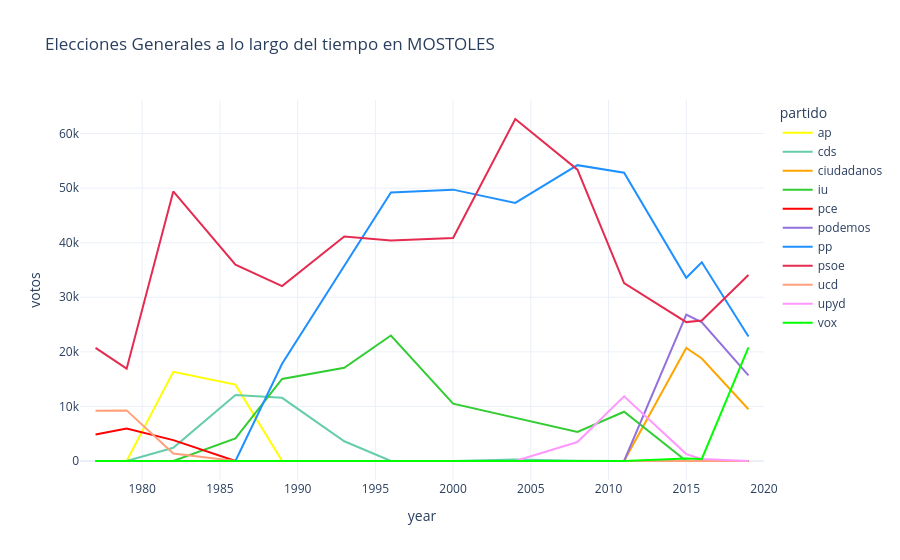

Notebook source saved alongside this figure:
### Code cell
## GRAFICO --------------------
fig_town_lines = px.line(df_party_series, x="year", y="votos", color="partido", line_group="partido", hover_name="partido",
        line_shape="linear", render_mode="svg", color_discrete_map=color_map,range_x=[1976,2020],template="plotly_white",
        title= f"Elecciones Generales a lo largo del tiempo en {nombre_municipio}")
fig_town_lines.show()

### Figure 1 — Plotly figure (JSON) as saved in the notebook; plotly's stock layout.template omitted (floating-point values rounded to 4 significant figures)
{"data": [{"hovertemplate": "<b>%{hovertext}</b><br><br>partido=ap<br>year=%{x}<br>votos=%{y}<extra></extra>", "hovertext": ["ap", "ap", "ap", "ap", "ap", "ap", "ap", "ap", "ap", "ap", "ap", "ap", "ap", "ap"], "legendgroup": "ap", "line": {"color": "#FFFF00", "dash": "solid", "shape": "linear"}, "mode": "lines", "name": "ap", "orientation": "v", "showlegend": true, "type": "scatter", "x": [1977, 1979, 1982, 1986, 1989, 1993, 1996, 2000, 2004, 2008, 2011, 2015, 2016, 2019], "xaxis": "x", "y": [0, 0, 16342, 13997, 0, 0, 0, 0, 0, 0, 0, 0, 0, 0], "yaxis": "y"}, {"hovertemplate": "<b>%{hovertext}</b><br><br>partido=cds<br>year=%{x}<br>votos=%{y}<extra></extra>", "hovertext": ["cds", "cds", "cds", "cds", "cds", "cds", "cds", "cds", "cds", "cds", "cds", "cds", "cds", "cds"], "legendgroup": "cds", "line": {"color": "#66CDAA", "dash": "solid", "shape": "linear"}, "mode": "lines", "name": "cds", "orientation": "v", "showlegend": true, "type": "scatter", "x": [1977, 1979, 1982, 1986, 1989, 1993, 1996, 2000, 2004, 2008, 2011, 2015, 2016, 2019], "xaxis": "x", "y": [0, 0, 2413, 12099, 11577, 3617, 0, 0, 297, 47, 0, 0, 0, 0], "yaxis": "y"}, {"hovertemplate": "<b>%{hovertext}</b><br><br>partido=ciudadanos<br>year=%{x}<br>votos=%{y}<extra></extra>", "hovertext": ["ciudadanos", "ciudadanos", "ciudadanos", "ciudadanos", "ciudadanos", "ciudadanos", "ciudadanos", "ciudadanos", "ciudadanos", "ciudadanos", "ciudadanos", "ciudadanos", "ciudadanos", "ciudadanos"], "legendgroup": "ciudadanos", "line": {"color": "#FFA500", "dash": "solid", "shape": "linear"}, "mode": "lines", "name": "ciudadanos", "orientation": "v", "showlegend": true, "type": "scatter", "x": [1977, 1979, 1982, 1986, 1989, 1993, 1996, 2000, 2004, 2008, 2011, 2015, 2016, 2019], "xaxis": "x", "y": [0, 0, 0, 0, 0, 0, 0, 0, 0, 86, 0, 20704, 18788, 9476], "yaxis": "y"}, {"hovertemplate": "<b>%{hovertext}</b><br><br>partido=iu<br>year=%{x}<br>votos=%{y}<extra></extra>", "hovertext": ["iu", "iu", "iu", "iu", "iu", "iu", "iu", "iu", "iu", "iu", "iu", "iu", "iu", "iu"], "legendgroup": "iu", "line": {"color": "#32CD32", "dash": "solid", "shape": "linear"}, "mode": "lines", "name": "iu", "orientation": "v", "showlegend": true, "type": "scatter", "x": [1977, 1979, 1982, 1986, 1989, 1993, 1996, 2000, 2004, 2008, 2011, 2015, 2016, 2019], "xaxis": "x", "y": [0, 0, 0, 4124, 15039, 17080, 22999, 10497, 7857, 5311, 9021, 0, 0, 0], "yaxis": "y"}, {"hovertemplate": "<b>%{hovertext}</b><br><br>partido=pce<br>year=%{x}<br>votos=%{y}<extra></extra>", "hovertext": ["pce", "pce", "pce", "pce", "pce", "pce", "pce", "pce", "pce", "pce", "pce", "pce", "pce", "pce"], "legendgroup": "pce", "line": {"color": "#FF0000", "dash": "solid", "shape": "linear"}, "mode": "lines", "name": "pce", "orientation": "v", "showlegend": true, "type": "scatter", "x": [1977, 1979, 1982, 1986, 1989, 1993, 1996, 2000, 2004, 2008, 2011, 2015, 2016, 2019], "xaxis": "x", "y": [4862, 5945, 3820, 0, 0, 0, 0, 0, 0, 0, 0, 0, 0, 0], "yaxis": "y"}, {"hovertemplate": "<b>%{hovertext}</b><br><br>partido=podemos<br>year=%{x}<br>votos=%{y}<extra></extra>", "hovertext": ["podemos", "podemos", "podemos", "podemos", "podemos", "podemos", "podemos", "podemos", "podemos", "podemos", "podemos", "podemos", "podemos", "podemos"], "legendgroup": "podemos", "line": {"color": "#9370DB", "dash": "solid", "shape": "linear"}, "mode": "lines", "name": "podemos", "orientation": "v", "showlegend": true, "type": "scatter", "x": [1977, 1979, 1982, 1986, 1989, 1993, 1996, 2000, 2004, 2008, 2011, 2015, 2016, 2019], "xaxis": "x", "y": [0, 0, 0, 0, 0, 0, 0, 0, 0, 0, 0, 26838, 25416, 15700], "yaxis": "y"}, {"hovertemplate": "<b>%{hovertext}</b><br><br>partido=pp<br>year=%{x}<br>votos=%{y}<extra></extra>", "hovertext": ["pp", "pp", "pp", "pp", "pp", "pp", "pp", "pp", "pp", "pp", "pp", "pp", "pp", "pp"], "legendgroup": "pp", "line": {"color": "#1E90FF", "dash": "solid", "shape": "linear"}, "mode": "lines", "name": "pp", "orientation": "v", "showlegend": true, "type": "scatter", "x": [1977, 1979, 1982, 1986, 1989, 1993, 1996, 2000, 2004, 2008, 2011, 2015, 2016, 2019], "xaxis": "x", "y": [0, 0, 0, 0, 17807, 35737, 49217, 49723, 47285, 54205, 52822, 33570, 36419, 22814], "yaxis": "y"}, {"hovertemplate": "<b>%{hovertext}</b><br><br>partido=psoe<br>year=%{x}<br>votos=%{y}<extra></extra>", "hovertext": ["psoe", "psoe", "psoe", "psoe", "psoe", "psoe", "psoe", "psoe", "psoe", "psoe", "psoe", "psoe", "psoe", "psoe"], "legendgroup": "psoe", "line": {"color": "#E52B50", "dash": "solid", "shape": "linear"}, "mode": "lines", "name": "psoe", "orientation": "v", "showlegend": true, "type": "scatter", "x": [1977, 1979, 1982, 1986, 1989, 1993, 1996, 2000, 2004, 2008, 2011, 2015, 2016, 2019], "xaxis": "x", "y": [20732, 16924, 49388, 35963, 32047, 41143, 40390, 40859, 62664, 53370, 32579, 25451, 25736, 34075], "yaxis": "y"}, {"hovertemplate": "<b>%{hovertext}</b><br><br>partido=ucd<br>year=%{x}<br>votos=%{y}<extra></extra>", "hovertext": ["ucd", "ucd", "ucd", "ucd", "ucd", "ucd", "ucd", "ucd", "ucd", "ucd", "ucd", "ucd", "ucd", "ucd"], "legendgroup": "ucd", "line": {"color": "#FFA07A", "dash": "solid", "shape": "linear"}, "mode": "lines", "name": "ucd", "orientation": "v", "showlegend": true, "type": "scatter", "x": [1977, 1979, 1982, 1986, 1989, 1993, 1996, 2000, 2004, 2008, 2011, 2015, 2016, 2019], "xaxis": "x", "y": [9218, 9273, 1372, 0, 0, 0, 0, 0, 0, 0, 0, 0, 0, 0], "yaxis": "y"}, {"hovertemplate": "<b>%{hovertext}</b><br><br>partido=upyd<br>year=%{x}<br>votos=%{y}<extra></extra>", "hovertext": ["upyd", "upyd", "upyd", "upyd", "upyd", "upyd", "upyd", "upyd", "upyd", "upyd", "upyd", "upyd", "upyd", "upyd"], "legendgroup": "upyd", "line": {"color": "#FF97FF", "dash": "solid", "shape": "linear"}, "mode": "lines", "name": "upyd", "orientation": "v", "showlegend": true, "type": "scatter", "x": [1977, 1979, 1982, 1986, 1989, 1993, 1996, 2000, 2004, 2008, 2011, 2015, 2016, 2019], "xaxis": "x", "y": [0, 0, 0, 0, 0, 0, 0, 0, 0, 3466, 11839, 1268, 381, 0], "yaxis": "y"}, {"hovertemplate": "<b>%{hovertext}</b><br><br>partido=vox<br>year=%{x}<br>votos=%{y}<extra></extra>", "hovertext": ["vox", "vox", "vox", "vox", "vox", "vox", "vox", "vox", "vox", "vox", "vox", "vox", "vox", "vox"], "legendgroup": "vox", "line": {"color": "#00FF00", "dash": "solid", "shape": "linear"}, "mode": "lines", "name": "vox", "orientation": "v", "showlegend": true, "type": "scatter", "x": [1977, 1979, 1982, 1986, 1989, 1993, 1996, 2000, 2004, 2008, 2011, 2015, 2016, 2019], "xaxis": "x", "y": [0, 0, 0, 0, 0, 0, 0, 0, 0, 0, 0, 449, 380, 20822], "yaxis": "y"}], "layout": {"legend": {"title": {"text": "partido"}, "tracegroupgap": 0}, "title": {"text": "Elecciones Generales a lo largo del tiempo en MOSTOLES                                                                                            "}, "xaxis": {"anchor": "y", "domain": [0, 1], "range": [1976, 2020], "title": {"text": "year"}}, "yaxis": {"anchor": "x", "domain": [0, 1], "title": {"text": "votos"}}}}
